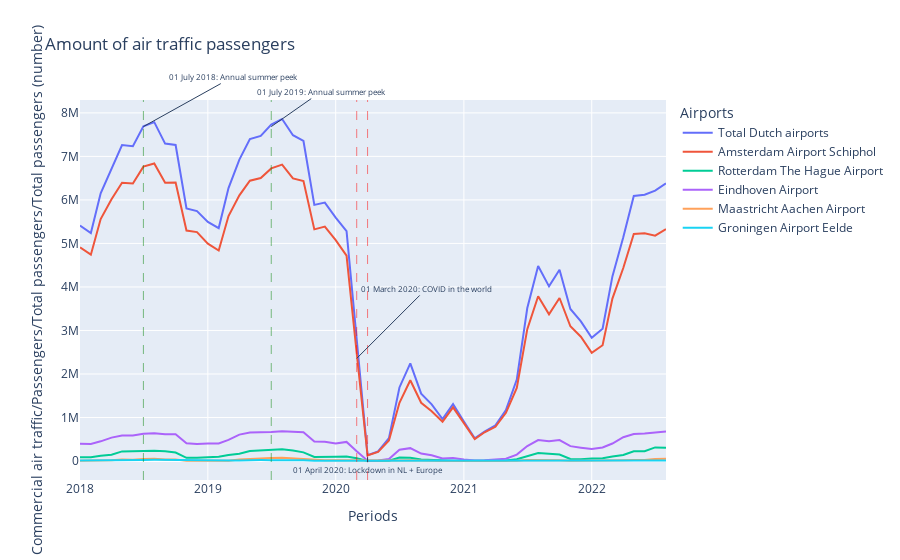

Source (notebook cell):
### Code cell
# Always at the first day of the month the data is collacted therefor we use those points.

%matplotlib inline
#Show basic figure via plotly for the amount of air traffic passengers over time
fig = px.line(at_df_timespan, x="Periods", y='Commercial air traffic/Passengers/Total passengers/Total passengers (number)',
              color='Airports', title='Amount of air traffic passengers')


#Lines are added to highlight to show when there where normaly peaks for the amount of air traffic passangers
fig.add_vline(x='2018-07-01', line_dash = 'dash', line_width = 0.5, line_color = 'green')
fig.add_annotation(x='2018-07-01', y=0.93, yref='paper', text='01 July 2018: Annual summer peek', font_size=8, ax=90, ay=-50)

fig.add_vline(x='2019-07-01', line_dash = 'dash', line_width = 0.5, line_color = 'green')
fig.add_annotation(x='2019-07-01', y=0.93, yref='paper', text='01 July 2019: Annual summer peek', font_size=8, ax=50, ay=-35)

#A line is added to highlight when covid started
fig.add_vline(x='2020-03-01', line_dash = 'dash', line_width = 0.5, line_color = 'red')
fig.add_annotation(x='2020-03-01', y=0.32, yref='paper', text='01 March 2020: COVID in the world', font_size=8, ax=70, ay=-70)
#hier ff bronnetje bijgooien

#Here we added a line when the first lockdown in the Netherlands/ Europe started 
fig.add_vline(x='2020-04-01', line_dash = 'dash', line_width = 0.5, line_color = 'red')
fig.add_annotation(x='2020-04-01', y=0.06, yref='paper', text='01 April 2020: Lockdown in NL + Europe', font_size=8, ax=0, ay=12)

fig.show()
